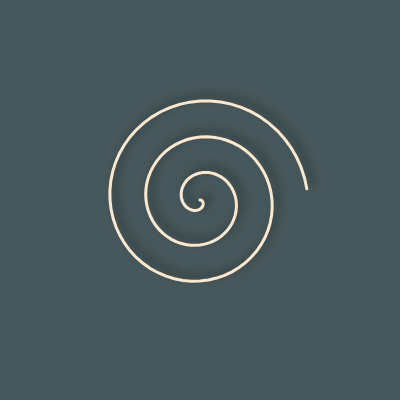
Frame 1 (no input)
Frame 60 (no input): identical to frame 1, image omitted
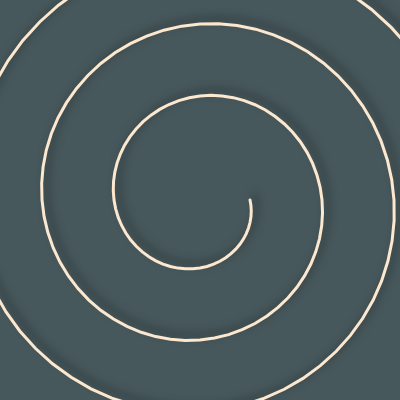
Frame 120 (the mouse pressed at the canvas centre since frame 60)

The p5.js sketch that drew these frames (run headless with seeded random() and noise() and a simulated clock; from frame 60 on, the mouse is pressed at the canvas centre):

// p5.js sketch
// ── sketch.js

function setup(){
  createCanvas(400, 400);
  angleMode(DEGREES);
  colorMode(HSB, 360, 100, 100, 100);

  strokeWeight(3);
  stroke(32, 18, 99, 100);//color name: 薄卵色 うすたまごいろ
  noFill();
}

function draw(){
  background(191, 23, 36, 100);//color name: 錆鼠 さびねず
  translate(width/2, height/2);

  shadow();
  spiral();
}

function spiral(){
  // let angleMax = map(mouseX, 0, width, 180, 1080);
  let a = map(mouseX, 0, width, 0, 100);
  let b = map(mouseY, 0, height, 0.1, 0.3);

  beginShape();
  for(let theta = 0; theta < 1080; theta += 6){
    let x = (a+b*theta) * cos(theta);
    let y = (a+b*theta) * sin(theta);
    vertex(x, y);
  }
  endShape();
}

function shadow(){
  drawingContext.shadowOffsetX = 5;
  drawingContext.shadowOffsetY = -5;
  drawingContext.shadowBlur = 8;
  drawingContext.shadowColor = 'rgba(39, 49, 51, 100)';
}
